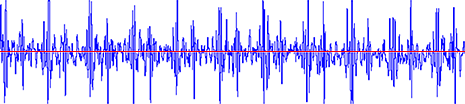
#> input picture 3M_shz.bmp, 465 x 104 px
$ jupyter execute --allow-errors WaveformExtraction_shz.ipynb   (shell and % lines are left out)
#> lines starting #> are read from the running program, lines starting #| are printed output that depends on the picture
[cell 1]
from PIL import Image
import numpy as np
import matplotlib.pyplot as plt
from scipy import stats
import math

# Patient 8 THY

## 3M Littmann Data

[cell 2]
image = Image.open('3M_shz.bmp')
#> image is the input picture: PIL image 465x104 RGB; mean R, G, B 210.2, 207.8, 252.5
image

[cell 3]
x = image.size[0]
#> x = 465
y = image.size[1]
#> y = 104

[cell 4]
print(x)
#| 465
print(y)
#| 104

[cell 5]
matrix = []
points = []
integrated_density = 0

for i in range(x):
    matrix.append([])
    for j in range(y):
        matrix[i].append(image.getpixel((i,j)))
#> after the loop, matrix = 465 items
        #integrated_density += image.getpixel((i,j))[1]
        #points.append(image.getpixel((i,j))[1])

### Extract Red Line Position

[cell 6]
redMax = 0
xStore = 0
yStore = 0
for xAxis in range(x):
    for yAxis in range(y):
        currentPoint = matrix[xAxis][yAxis]
        if currentPoint[0] == 255 and currentPoint[1] < 10 and currentPoint[2] < 10:
            redMax = currentPoint[0]
            xStore = xAxis
            yStore = yAxis

print(xStore, yStore)

### Extract Blue Points

[cell 7]
redline_pos = 51
gain = 60
absMax = 0
littmannArr = []
points_vertical = []
theOne = 0

for xAxis in range(x):
    for yAxis in range(y):
        currentPoint = matrix[xAxis][yAxis]
        # Pickup Blue points
        if currentPoint[2] == 255 and currentPoint[0] < 100 and currentPoint[1] < 100:
            points_vertical.append(yAxis)

    #print(points_vertical)


    # Choose the largest amplitude
    for item in points_vertical:

        if abs(item-redline_pos) > absMax:
            absMax = abs(item-redline_pos)
            theOne = item
    littmannArr.append((theOne-redline_pos)*gain)

    absMax = 0
    theOne = 0
    points_vertical = []
#> after the loop, littmannArr = 465 values, max 3120 at index 107, min -3060 at index 48, mean 151.4

[cell 8]
fig = plt.figure()
s = fig.add_subplot(111)
s.plot(littmannArr, linewidth=0.6, color='blue')
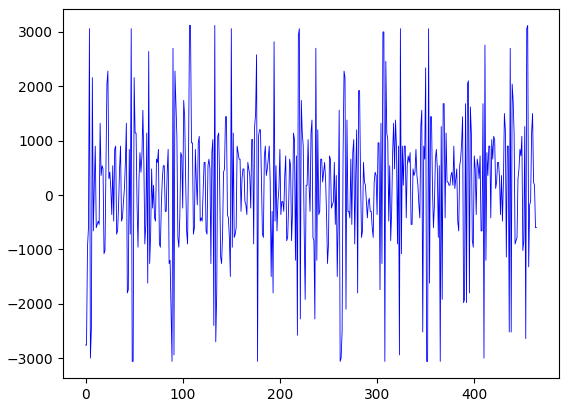
#> figure drawn by matplotlib, 1 panel; curve peaks at x = 107, y = 3120

# Ascul Pi Data

[cell 9]
pathBase = 'C://Users//triti//OneDrive//Dowrun//Text//Manuscripts//Data//SunHongzhi//AusculPi//'
filename = 'Numpy_Array_File_2020-07-09_12_41_52.npy'
line = pathBase + filename
#> (the rest of this cell did not finish here and is left out)

#> (a cell that did not finish here is left out)

[cell 11]
fig = plt.figure()
s = fig.add_subplot(111)
#> (the rest of this cell did not finish here and is left out)

[cell 12]
fig = plt.figure()
s = fig.add_subplot(111)
#> (the rest of this cell did not finish here and is left out)

[cell 13]
start = 1760
end = 2300

start_adj = int(start * 2583 / 3000)
end_adj = int(end * 2583 / 3000)

[cell 14]
fig = plt.figure()
s = fig.add_subplot(111)
#> (the rest of this cell did not finish here and is left out)

[cell 15]
start_adj-end_adj

[cell 16]
fig = plt.figure()
s = fig.add_subplot(111)
s.plot(littmannArr, linewidth=0.6, color='blue')

#> (a cell that did not finish here is left out)

[cell 18]
fig = plt.figure()
s = fig.add_subplot(111)
#> (the rest of this cell did not finish here and is left out)

## Preprocess the two array

[cell 19]
asculArr_processed = []
littmannArr_processed = []

#> (the rest of this cell did not finish here and is left out)

[cell 20]
fig = plt.figure()
s = fig.add_subplot(111)
s.plot(asculArr_processed, linewidth=1.0, color='black')
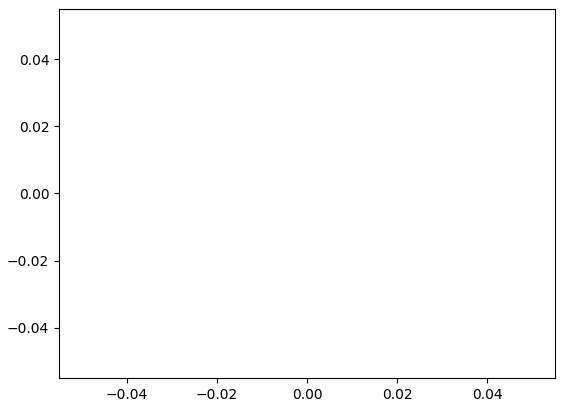
#> figure drawn by matplotlib, 1 panel

[cell 21]
fig = plt.figure()
s = fig.add_subplot(111)
s.plot(littmannArr_processed, linewidth=1.0, color='blue')

[cell 22]
len(littmannArr)
#> Out = 465

#> (a cell that did not finish here is left out)

[cell 24]
fig = plt.figure()
s = fig.add_subplot(111)
s.plot(asculArr_processed[135:465], linewidth=1.0, color='black')

[cell 25]
fig = plt.figure()
s = fig.add_subplot(111)
s.plot(littmannArr_processed[45:375], linewidth=1.0, color='blue')

### Coeffient

#> (a cell that did not finish here is left out)

#> (a cell that did not finish here is left out)

#> (a cell that did not finish here is left out)

### Fitness

[cell 29]
stats.chisquare(asculArr_processed[:80], littmannArr_processed[2:82])

[cell 30]
def cosCalculate(a, b):
    l = len(a)

    sumXY = 0
    sumRootXSquare = 0
    sumRootYSquare = 0

    for i in range(l):
        sumXY = sumXY + a[i]*b[i]
        sumRootXSquare = sumRootXSquare + math.sqrt(a[i]**2)
        sumRootYSquare = sumRootYSquare + math.sqrt(b[i]**2)

    cosValue = sumXY / (sumRootXSquare * sumRootYSquare)

    return cosValue

$ run again, with 3M.bmp copied over 3M_shz.bmp
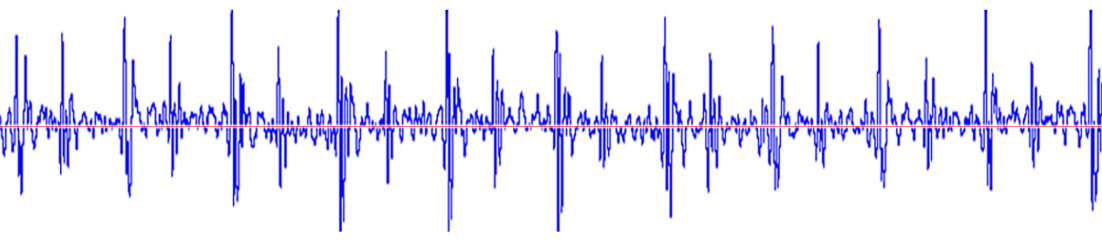
#> input picture 3M.bmp, 2204 x 488 px (shown at 1/2 size)
#> image is the input picture: PIL image 2204x488 RGB; mean R, G, B 231.8, 231.3, 254.5
#| 2204
#| 488
#> after the loop `for i in range(x):`: matrix = 2204 items
#> after the loop `for xAxis in range(x):`: littmannArr = 2204 values, max 24660 at index 679, min -3060 at index 115, mean 12837.4
#> `[cell 8] fig = plt.figure() s = fig.add_subplot(111) s.plot(littmannAr..`:
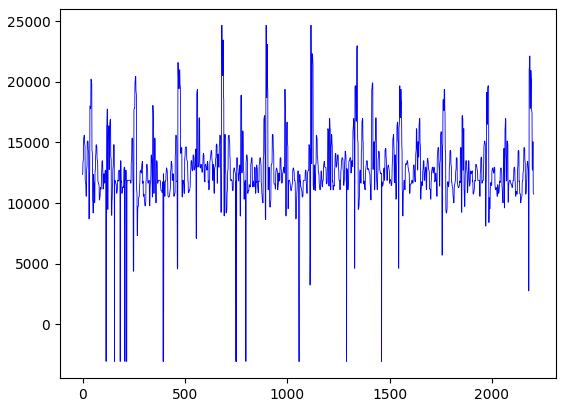
#> figure drawn by matplotlib, 1 panel; curve peaks at x = 679, y = 24660
#> Out = 2204

$ run again, with 3M_jwx.bmp copied over 3M_shz.bmp
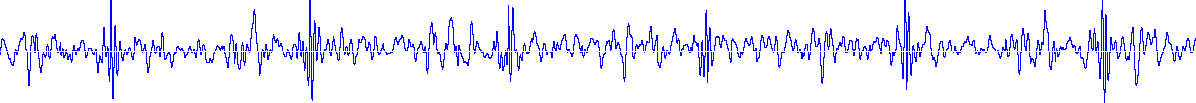
#> input picture 3M_jwx.bmp, 1196 x 103 px
#> image is the input picture: PIL image 1196x103 RGB; mean R, G, B 236.8, 236.8, 255
#| 1196
#| 103
#> after the loop `for i in range(x):`: matrix = 1196 items
#> after the loop `for xAxis in range(x):`: littmannArr = 1196 values, max 3060 at index 1104, min -3060 at index 110, mean -211.8
#> `[cell 8] fig = plt.figure() s = fig.add_subplot(111) s.plot(littmannAr..`:
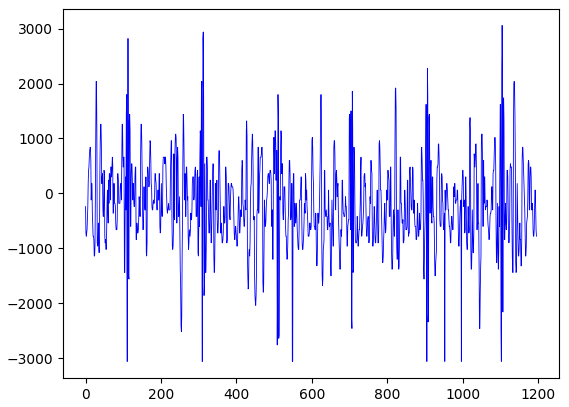
#> figure drawn by matplotlib, 1 panel; curve peaks at x = 1104, y = 3060
#> Out = 1196

$ run again, with 3M_jwx_s.bmp copied over 3M_shz.bmp
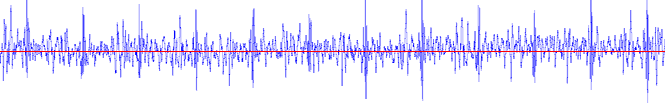
#> input picture 3M_jwx_s.bmp, 665 x 103 px
#> image is the input picture: PIL image 665x103 RGB; mean R, G, B 235.1, 232.6, 252.5
#| 665
#| 103
#> after the loop `for i in range(x):`: matrix = 665 items
#> after the loop `for xAxis in range(x):`: littmannArr = 665 values, max 2280 at index 647, min -3060 at index 34, mean -511.9
#> `[cell 8] fig = plt.figure() s = fig.add_subplot(111) s.plot(littmannAr..`:
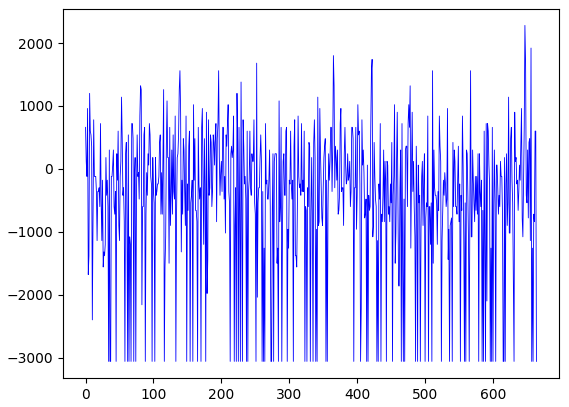
#> figure drawn by matplotlib, 1 panel; curve peaks at x = 647, y = 2280
#> Out = 665
